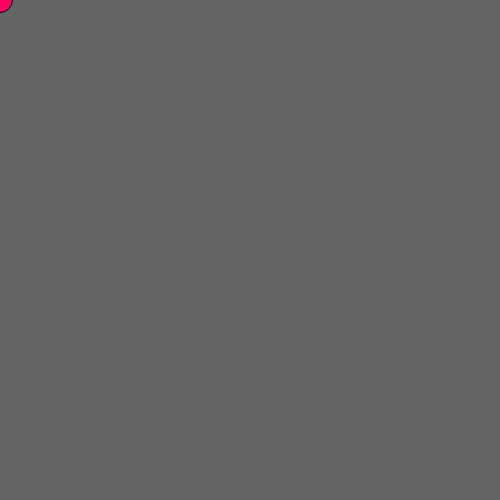
Frame 1 (no input)
Frame 60 (no input): identical to frame 1, image omitted
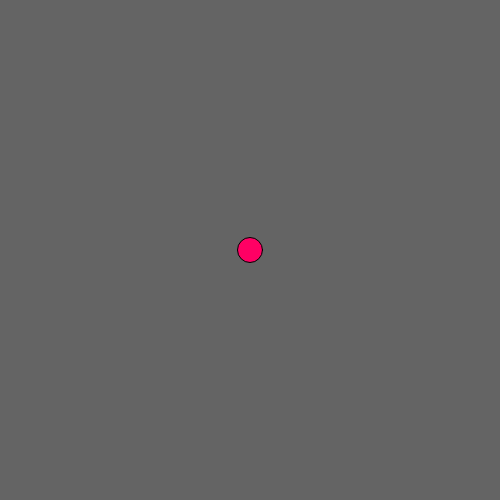
Frame 120 (the mouse pressed at the canvas centre since frame 60)

The p5.js sketch that drew these frames (run headless with seeded random() and noise() and a simulated clock; from frame 60 on, the mouse is pressed at the canvas centre):

// p5.js sketch
// ── sketch.js
let canvas;

function setup() {
  // canvas basics
  canvas = createCanvas(500,500);
}

function draw(){
  background(100);
  fill(255,0,100);
  ellipse(mouseX, mouseY, 25,25);
}
